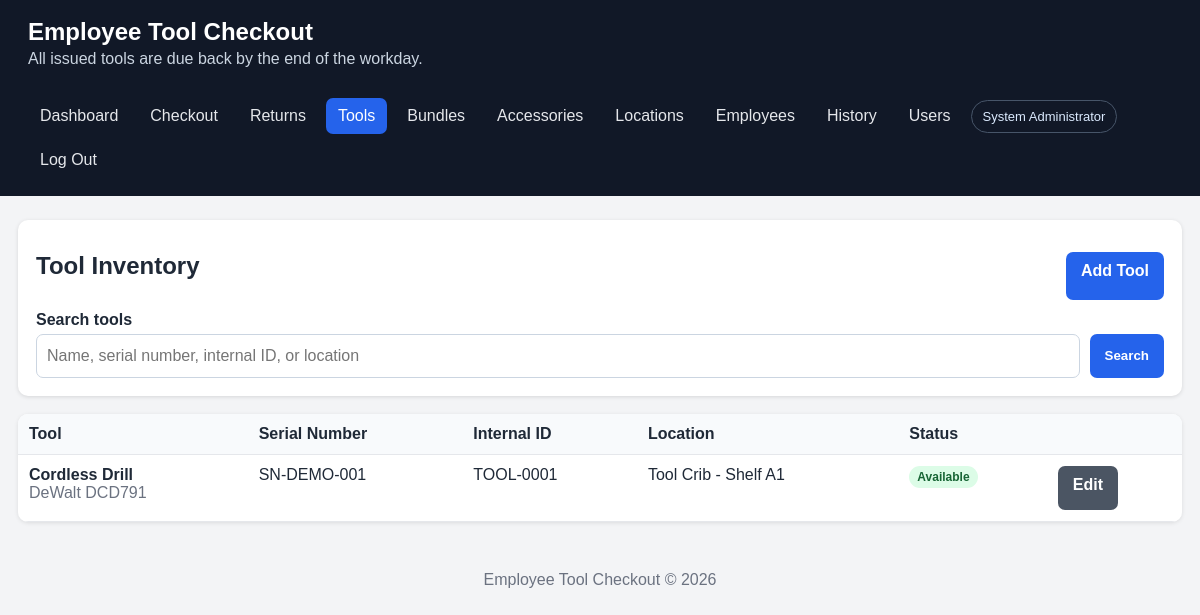
Page /tools.php (signed in) on the earlier database version.
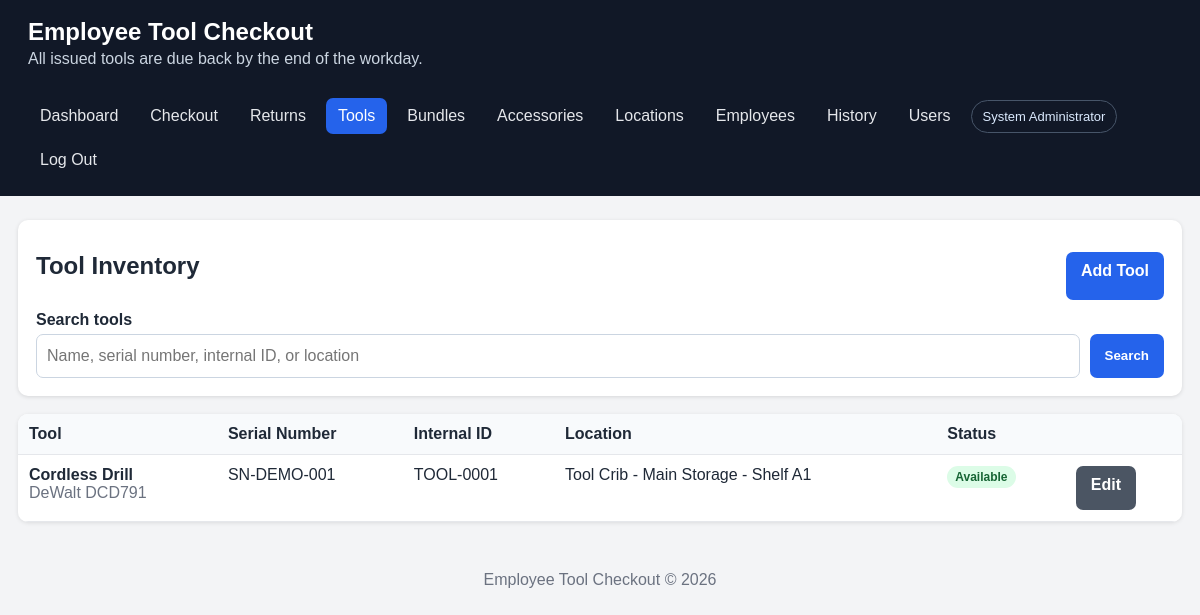
Same page on the later database version.
### tables this page shows
CREATE TABLE IF NOT EXISTS tools (
    id INT UNSIGNED AUTO_INCREMENT PRIMARY KEY,
    tool_name VARCHAR(160) NOT NULL,
    category VARCHAR(100) NULL,
    manufacturer VARCHAR(100) NULL,
    model_number VARCHAR(100) NULL,
    serial_number VARCHAR(150) NOT NULL,
    internal_id VARCHAR(100) NOT NULL,
    location_id INT UNSIGNED NULL,
    tool_location VARCHAR(190) NOT NULL,
    status ENUM('available','checked_out','maintenance','retired') NOT NULL DEFAULT 'available',
    notes TEXT NULL,
    created_at DATETIME NOT NULL DEFAULT CURRENT_TIMESTAMP,
    UNIQUE KEY uq_tool_serial (serial_number), UNIQUE KEY uq_tool_internal (internal_id),
    CONSTRAINT fk_tool_location FOREIGN KEY (location_id) REFERENCES tool_locations(id) ON DELETE SET NULL
);

### includes/functions.php (called while the page is built, shortened)
<?php
function e(?string $value): string
{
    return htmlspecialchars($value ?? '', ENT_QUOTES, 'UTF-8');
}
function tool_status_label(string $status): string
{
    return match ($status) {
        'available' => 'Available',
        'checked_out' => 'Checked Out',
        'maintenance' => 'Maintenance',
        'retired' => 'Retired',
        default => ucfirst(str_replace('_', ' ', $status)),
    };
}

### tools.php (the view)
<?php require __DIR__.'/includes/header.php'; $q=trim($_GET['q']??''); $pdo=db();
if($q!==''){$s=$pdo->prepare('SELECT * FROM tools WHERE tool_name LIKE ? OR serial_number LIKE ? OR internal_id LIKE ? OR tool_location LIKE ? ORDER BY tool_name');$t='%'.$q.'%';$s->execute([$t,$t,$t,$t]);$rows=$s->fetchAll();}else{$rows=$pdo->query('SELECT * FROM tools ORDER BY tool_name,internal_id')->fetchAll();}
?>
<div class="card"><div class="actions" style="justify-content:space-between"><h2>Tool Inventory</h2><a class="button" href="tool_form.php">Add Tool</a></div><form method="get" class="search-row"><div><label>Search tools</label><input name="q" value="<?= e($q) ?>" placeholder="Name, serial number, internal ID, or location"></div><button>Search</button></form></div>
<div class="table-wrap" style="margin-top:18px"><table><thead><tr><th>Tool</th><th>Serial Number</th><th>Internal ID</th><th>Location</th><th>Status</th><th></th></tr></thead><tbody><?php foreach($rows as $r): ?><tr><td><strong><?= e($r['tool_name']) ?></strong><br><span class="muted"><?= e(trim(($r['manufacturer']??'').' '.($r['model_number']??''))) ?></span></td><td><?= e($r['serial_number']) ?></td><td><?= e($r['internal_id']) ?></td><td><?= e($r['tool_location']) ?></td><td><span class="badge <?= e($r['status']) ?>"><?= e(tool_status_label($r['status'])) ?></span></td><td><a class="button secondary" href="tool_form.php?id=<?= (int)$r['id'] ?>">Edit</a></td></tr><?php endforeach; ?></tbody></table></div>
<?php require __DIR__.'/includes/footer.php'; ?>

Differences in the rows shown:
changed tools "Cordless Drill": tool_location "Tool Crib - Shelf A1" → "Tool Crib - Main Storage - Shelf A1"
